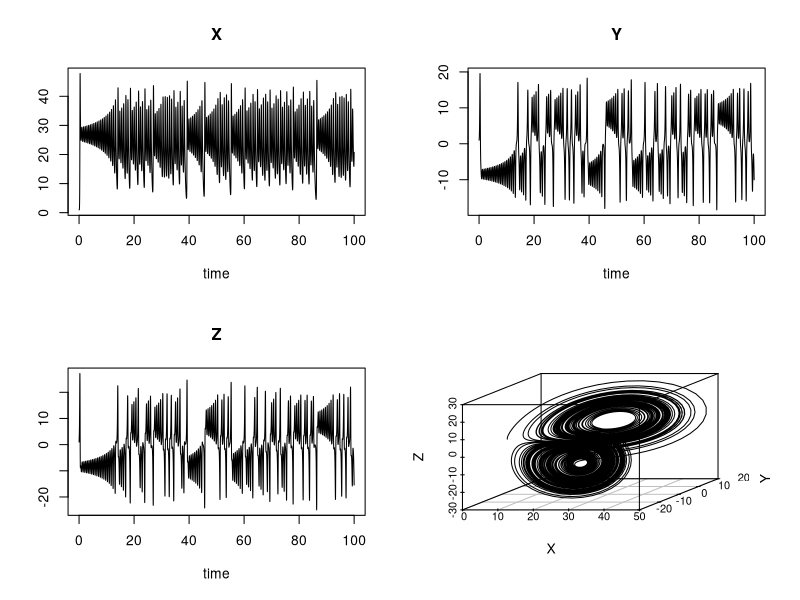
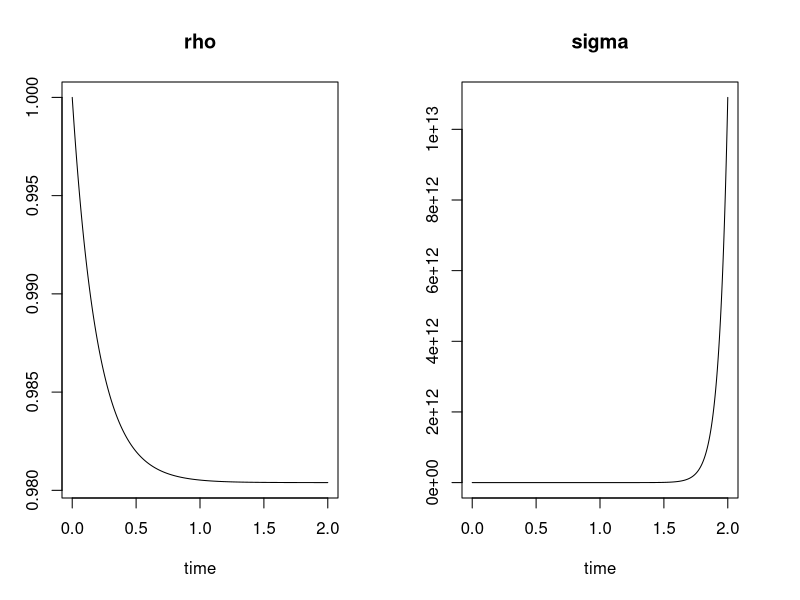
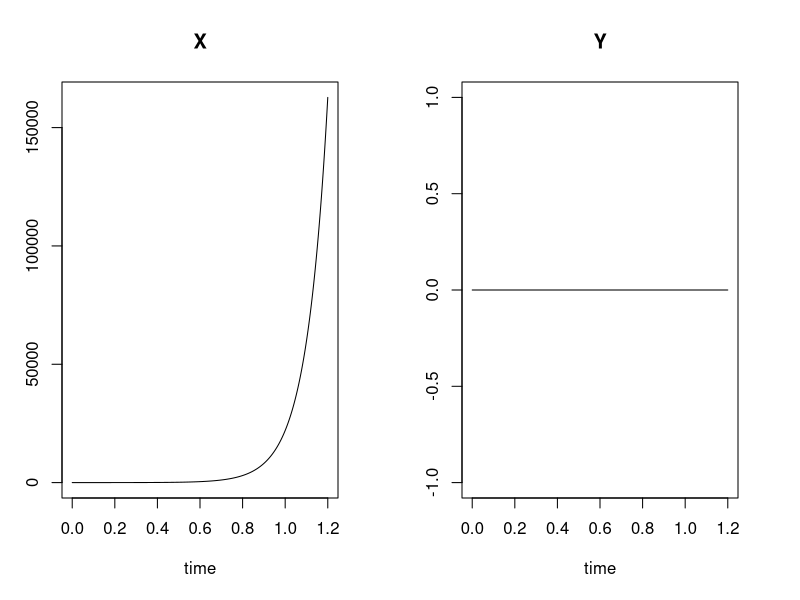

Write the R code that produced these figures, in order. (Note: this script raises an error after producing the figures.)
library(deSolve)
library(scatterplot3d)

# EXAMPLE
Lorenz <- function(t, state, parameters) {
  with(as.list(c(state, parameters)), {
    dX <- a*X + Y*Z
    dY <- b*(Y-Z)
    dZ <- -X*Y + c*Y - Z
    list(c(dX, dY, dZ))
  })
}

parameters <- c(a = -8/3, b = -10, c = 28)
state <- c(X = 1, Y = 1, Z = 1)
times <- seq(0, 100, by = 0.01)

out <- ode(y = state, times = times, func = Lorenz, parms = parameters)

plot(out)

scatterplot3d(out[,-1], type = "l")

# MY ODE
# rho, sigma
switching_process1 <- function(t, state, parameters) {
  with(as.list(c(state, parameters)), {
    drho <- rho*rho*(lambda_plus + omega_min - lambda_min - omega_plus) + rho*(lambda_min - lambda_plus - 2*omega_min) + omega_min
    dsigma <- sigma*((lambda_min + omega_plus - lambda_plus - omega_min)*rho + lambda_plus + omega_min)
    list(c(drho, dsigma))
  })
}

parameters <- c(lambda_min = 15, lambda_plus = 10, omega_min = 0.01, omega_plus = 0.1)

state <- c(rho = 1, sigma = 1)
times <- seq(0, 2, by = 0.001)
out <- ode(y = state, times = times, func = switching_process1, parms = parameters)
plot(out)

switching_process1 <- function(t, state, parameters) {
  with(as.list(c(state, parameters)), {
    drho <- (lambda_min - omega_plus)*rho + omega_min*(1 - rho) - rho*(lambda_min*rho + lambda_plus*(1 - rho))
    dsigma <- sigma*(lambda_min*rho + lambda_plus*(1 - rho))
    list(c(drho, dsigma))
  })
}

# x,y
switching_process2 <- function(t, state, parameters) {
  with(as.list(c(state, parameters)), {
    dX <- lambda_min*X + omega_min*Y
    dY <- lambda_plus*Y + omega_plus*X
    list(c(dX, dY))
  })
}
state <- c(X = 1, Y = 0)
times <- seq(0, 1.2, by = 0.001)
parameters <- c(lambda_min = 10, lambda_plus = 15, omega_min = 0.0, omega_plus = 0.)
out2 <- ode(y = state, times = times, func = switching_process2, parms = parameters)
plot(out2)

out2_df <- data.frame(t = out2[,1], ZM = out2[,2], ZP = out2[,3])
ggplot(out2_df) + geom_line(aes(x=t,y=ZM),color="red") + geom_line(aes(x=t,y=ZP),color="blue")

n_obs <- rpois(n = length(times),
               lambda = out[,2])
plot(n_obs ~ times, xlab = "Time", ylab = "Z-")
points(times, out[,2], type = "l", lwd=2)

saveRDS(out2_df, file = paste0("./simulations_time/ode_[10_15_01]_1.2.rds"))

# (co)variances
covariances <- function(t, state, parameters) {
  with(as.list(c(state,parameters)), {
    dM1 <- lambda_min*M1 + omega_min*M2
    dM2 <- lambda_plus*M2 + omega_plus*M1
    dV1 <- 2*lambda_min*V1 + (alpha_min+beta_min)*M1 + 2*omega_min*C + omega_min*M2
    dV2 <- 2*lambda_plus*V2 + (alpha_plus+beta_plus)*M2 + 2*omega_plus*C + omega_plus*M1
    dC <- (lambda_min + lambda_plus)*C + omega_plus*V1 + omega_min*V2
    list(c(dM1, dM2, dV1, dV2, dC))
  })
}
parameters_cov <- c(lambda_min = 15, lambda_plus = 10, omega_min = 0.01, omega_plus = 0.1, alpha_min = 15, beta_min = 0, alpha_plus = 10, beta_plus = 0)
state <- c(M1 = 1, M2 = 0, V1 = 0, V2 = 0, C = 0)
out <- ode(y = state, times = seq(0, 2, by = 0.01), func = covariances, parms = parameters_cov)
plot(out)

out_df <- data.frame(t = out[,1], M1 = out[,2], M2 = out[,3], V1 = out[,4], V2 = out[,5], C = out[,6])
out_df <- out_df %>% mutate(D1 = sqrt(V1), D2 = sqrt(V2))

ggplot() + 
  geom_line(data = out_df, aes(x=t,y=M1), color = "red") +
  geom_line(data = out2_df, aes(x=t,y=ZM),color = "blue")
ggsave("./imgs/ODEvsCOV.png", dpi=800)
ggplot() + 
  geom_line(data = out_df, aes(x=t,y=M2), color = "red") +
  geom_line(data = out2_df, aes(x=t,y=ZP),color = "blue")

ggplot(out_df, aes(x = t, y = sqrt(C))) + geom_line()

plotr1 <- out_df %>% mutate(R1 = M1/sqrt(V1)) %>% mutate(R2 = M2/sqrt(V2)) %>% 
  ggplot() +
  geom_line(aes(x = t,y = R1), color = "red") +
  ylim(0,2.8)
plotd1 <- out_df %>% ggplot(aes(x = t, y = D1)) + geom_line(color = "red")
plotm1 <- out_df %>% ggplot(aes(x = t, y = M1)) + geom_line(color = "red")
plotd1

plotr2 <- out_df %>% mutate(R1 = M1/sqrt(V1)) %>% mutate(R2 = M2/sqrt(V2)) %>%
  ggplot() +
  geom_line(aes(x = t,y = R2), color = "blue") +
  ylim(0,2)
plotd2 <- out_df %>% ggplot(aes(x = t, y = D2)) + geom_line(color = "blue")
plotm2 <- out_df %>% ggplot(aes(x = t, y = M2)) + geom_line(color = "blue")
plotd2

plotr1 / plotr2
(plotm1 + plotd1) / (plotm2 + plotd2)

ggplot(out_df) +
  geom_line(aes(x = t, y = M1, color = "mean1"), linewidth = 1) +
  geom_ribbon(aes(x = t, ymin = M1 - D1, ymax = M1 + D1), fill = "red", alpha = 0.2)

ggplot(out_df) +
  geom_line(aes(x = t, y = M2, color = "mean2"), linewidth = 1) +
  geom_ribbon(aes(x = t, ymin = M2 - D2, ymax = M2 + D2), fill = "blue", alpha = 0.2)
  
  
